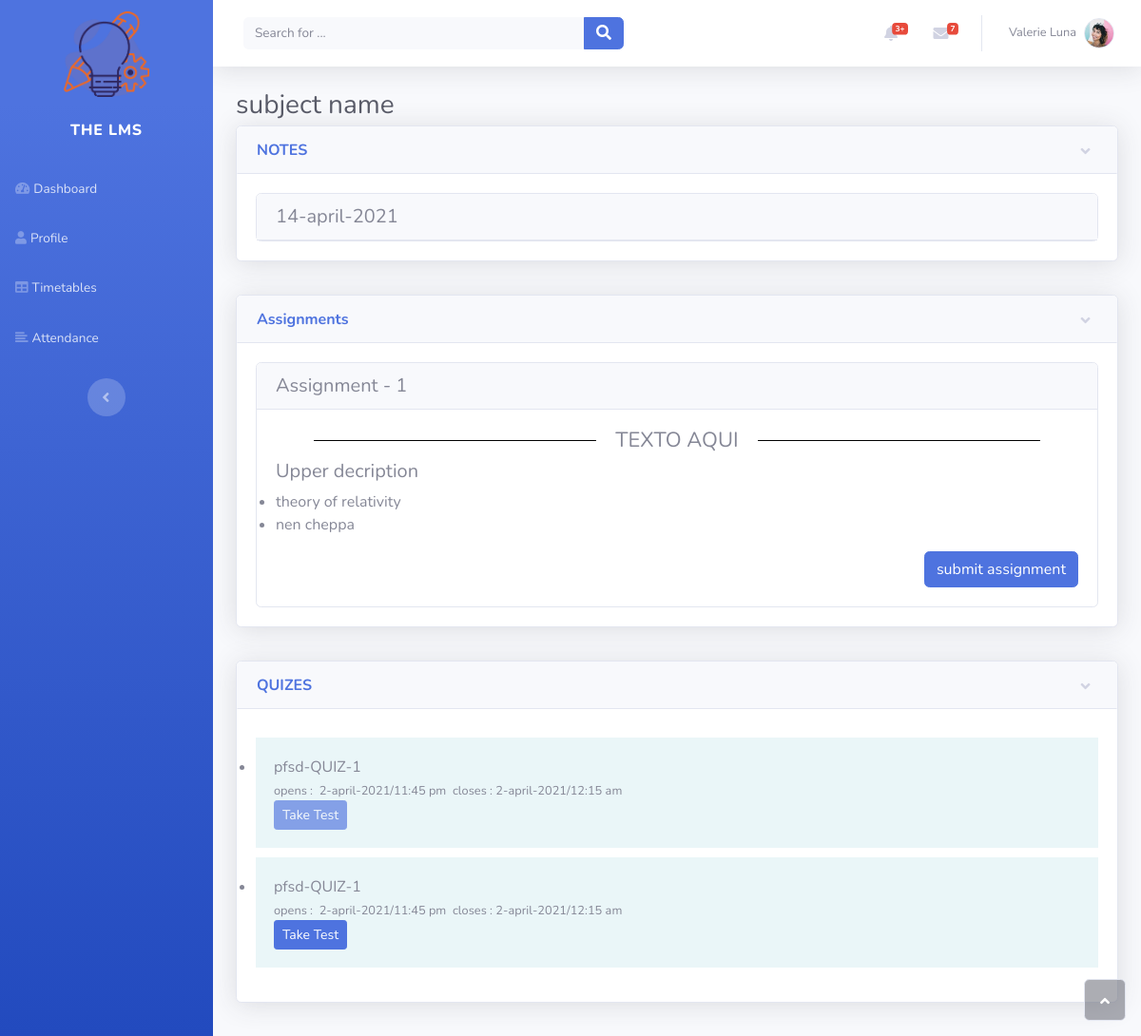
/student/studentsubject/PFSD, run on an earlier commit of the app's database.
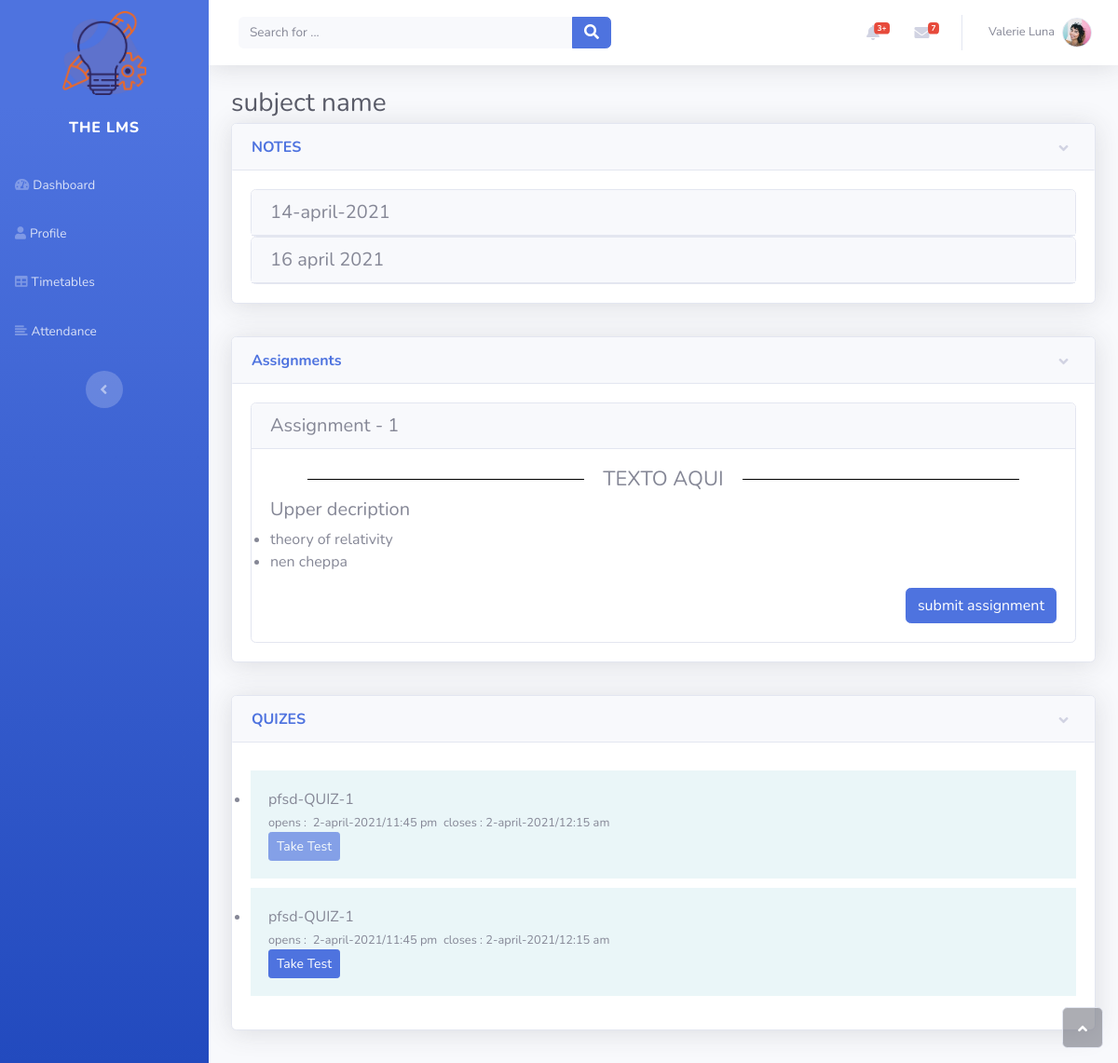
And on a later commit of the database.
### subjectcontrol/models.py (models this page shows)
class Notes(models.Model):
    profile = models.ForeignKey(Profile, on_delete=models.SET_NULL, null=True, related_name='subject_control_list')
    name = models.CharField(max_length=150)

### studentdashboard/views.py (the view)
# urls.py: path('studentsubject/<str:subject>', views.Studentsubject.as_view(), name="studentsubject"),
class Studentsubject(View):
    def get(self, request, subject):
        profile = Profile.objects.get(subject=subject)
        subject_files_list = profile.subject_control_list.all()
        assignments_upload_list = profile.assignments_upload_list.all()
        return render(request, 'LMSstudentdashboard/subjectpage.html', {'subject_control_list':subject_files_list,'assignments_upload_list':assignments_upload_list})

### templates/LMSstudentdashboard/subjectpage.html (shortened to what the changed rows need)
{% load static %}
<!DOCTYPE html>
<html>
<head>
    <link rel="stylesheet" href="{% static 'LMSstudentdashboard/assets/bootstrap/css/bootstrap.min.css'%}">
    <link rel="stylesheet" href="{% static 'LMSstudentdashboard/assets/fonts/fontawesome-all.min.css'%}">
    <link rel="stylesheet" href="{% static 'LMSstudentdashboard/assets/fonts/font-awesome.min.css'%}">
    <link rel="stylesheet" href="{% static 'LMSstudentdashboard/assets/fonts/fontawesome5-overrides.min.css'%}">
    <link rel="stylesheet" href="{% static 'LMSstudentdashboard/assets/css/circle-progress-bar.css'%}">
    <link rel="stylesheet" href="{% static 'LMSstudentdashboard/assets/css/divider-text-middle.css'%}">
    <link rel="stylesheet" href="{% static 'LMSstudentdashboard/assets/css/Drag-and-Drop-Multiple-File-Form-Input-upload-Advanced.css'%}">
    <link rel="stylesheet" href="https://cdnjs.cloudflare.com/ajax/libs/animate.css/3.5.2/animate.min.css">
    <link rel="stylesheet" href="{% static 'LMSstudentdashboard/assets/css/Multi-step-form.css'%}">
</head>
<body id="page-top">
    <div id="wrapper">
        <div class="d-flex flex-column" id="content-wrapper">
            <div id="content">
                <div class="container">
                    <div class="shadow card" style="margin-bottom: 35px;">
                        <div class="collapse show" id="collapse-4">
                            <div class="card-body">
                                <div role="tablist" id="accordion-1">
                                    {% for notesfolder in subject_control_list %}
                                    <div class="card">
                                        <div class="card-header" role="tab">
                                            <h5 class="mb-0"><a data-toggle="collapse" aria-expanded="false" aria-controls="accordion-1 .item-1" href="#accordion-1 .item-1">{{notesfolder.name}}</a></h5>
                                        </div>
                                    </div>
                                    {% endfor %}
                                </div>
                            </div>
                        </div>
                    </div>
                </div>
                <div class="container">
                    <div class="shadow card" style="margin-bottom: 35px;">
                        <div class="collapse show" id="collapse-1">
                            <div class="card-body">
                                <div role="tablist" id="accordion-2">
                                    <div class="card">
                                        <div class="collapse show item-1" role="tabpanel" data-parent="#accordion-2">
                                            <div class="card-body">
                                                <div style="text-align:center;">
                                                    <h2 class="divider-style" style="margin: -1px 40px 8px;font-size: 22px;"><span>TEXTO AQUI</span></h2>
                                                </div>
                                            </div>
                                        </div>
                                    </div>
                                </div>
                            </div>
                        </div>
                    </div>
                </div>
            </div>
        </div><a class="border rounded d-inline scroll-to-top" href="#page-top"><i class="fas fa-angle-up"></i></a>
    </div>
</body>
</html>

What changed in the data, as far as the page shows it:
added Notes: name "16 april 2021"
